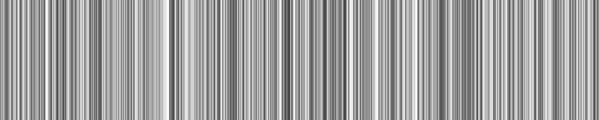
Frame 1 (no input)
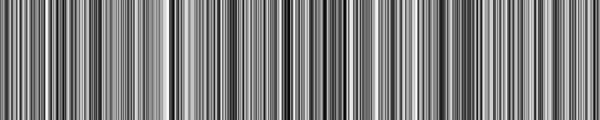
Frame 60 (no input)
Frame 120 (the mouse pressed at the canvas centre since frame 60): identical to frame 60, image omitted

The p5.js sketch that drew these frames (run headless with seeded random() and noise() and a simulated clock; from frame 60 on, the mouse is pressed at the canvas centre):

// p5.js sketch
// ── sketch.js
var gray = [];

function setup() {
  createCanvas(600, 120);
  for (var i = 0; i < width; i++) {
    gray[i] = random(0, 255);
  }
}

function draw() {
  for (var i = 0; i < gray.length; i++) {
    stroke(gray[i]);
    line(i, 0, i, height);
  }
}
